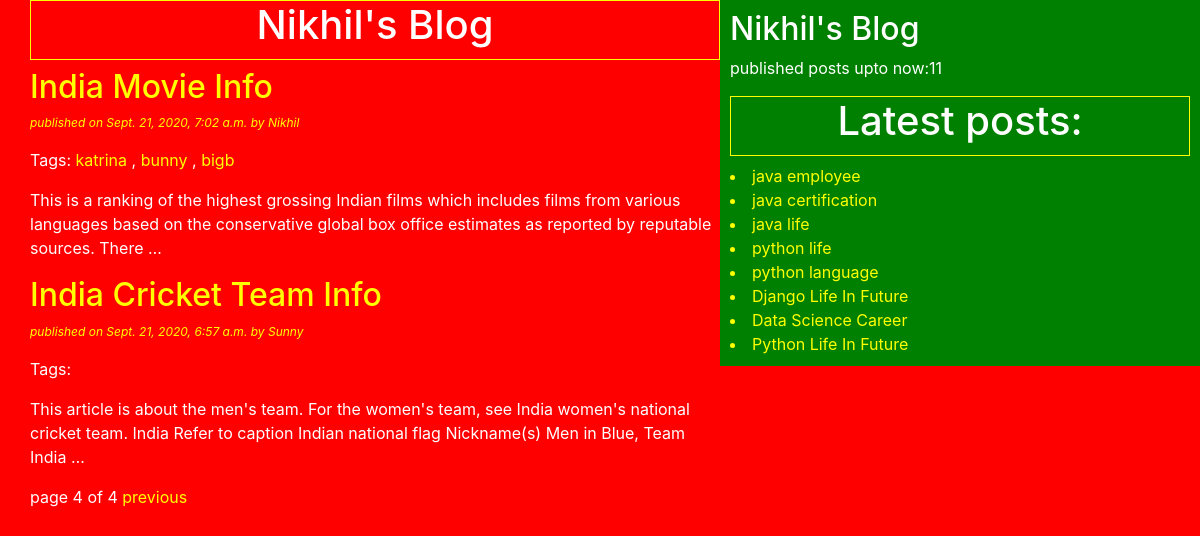
/?page=4, run on the app's committed database.
### blog/models.py (models this page shows, shortened)
class Post(models.Model):
    STATUS_CHOICES=(('draft','Draft'),('published','Published'))
    title=models.CharField(max_length=256)
    slug=models.SlugField(max_length=234,unique=True)
    author=models.ForeignKey(User,related_name='blog_posts',on_delete=models.CASCADE)
    body=models.TextField()
    publish=models.DateTimeField(default=timezone.now)#system time
    created=models.DateTimeField(auto_now_add=True)#post object created time
    updated=models.DateTimeField(auto_now=True)#save method called time(we call save method to update an object)
    status=models.CharField(max_length=11,choices=STATUS_CHOICES,default='draft')
    objects=CustomManager()
    tags=TaggableManager()#Post.tags.all()
    class Meta:
        ordering=('-publish',)
    def get_absolute_url(self):
        return reverse('post_detail',args=[self.publish.year,self.publish.strftime('%m'),self.publish.strftime('%d'),self.slug])

### blog/views.py (the view)
# urls.py: path('',views.post_list_view ),
def post_list_view(request,tag_slug=None):
    post_list=Post.objects.all()#QuerySet
    tag=None
    if tag_slug:#if tag_slug is not None
        tag=get_object_or_404(Tag,slug=tag_slug)
        post_list=post_list.filter(tags__in=[tag])
    paginator=Paginator(post_list,3)
    page_number=request.GET.get('page')
    try:
        pageobj=paginator.page(page_number)#all records in this page_number will come
        print(type(pageobj))#<class 'django.core.paginator.Page'>
    except PageNotAnInteger:
        pageobj=paginator.page(1)#get records of page 1
    except EmptyPage:#if next page is empty
        pageobj=paginator.page(paginator.num_pages)#display last page
    return render(request,'blog/post_list.html',{'pageobj':pageobj,'tag':tag})

### blog/models.py (called while the page is built)
    def get_queryset(self):
        return super().get_queryset()#.filter(status='published')

### blog/templatetags/blog_tags.py (called while the page is built)
@register.simple_tag
def total_posts():
    return Post.objects.count()

@register.inclusion_tag('blog/latestposts123.html')
def show_latest_posts():
    latest_posts=Post.objects.order_by('-publish')[:8]
    return {'latest_posts':latest_posts}

### templates/blog/post_list.html (shortened to what this page needs)
<!DOCTYPE html>
{% extends 'blog/base.html'%}
{%block content%}
<h1>Nikhil's Blog</h1>
{%for post in pageobj%}
<a href="{{post.get_absolute_url}}"> <h2>{{post.title}}</h2> </a>
<p id='date'>published on {{post.publish}} by {{post.author|title}}</p>
<p>Tags:
  {% for tag in post.tags.all%}
  <a href="{% url 'post_list_by_tag_name' tag.slug%}">{{tag.name}}</a>
  {% if not forloop.last%},{%endif%}
  {%endfor%}
</p>
{{post.body|truncatewords:30|linebreaks}}
{%endfor%}
{%include 'blog/pagination.html' with page=pageobj%}
{%endblock%}

### templates/blog/latestposts123.html
{% for post in latest_posts%}
<a href="{{post.get_absolute_url}}"> <li>{{post.title}}</li> </a>
{% endfor%}

### static/css/blog.css (style rules this page uses)
h1 { text-align: center; border: 1px solid yellow; padding-bottom: 10px; }
body { color: white; background: red; }
#date { color: yellow; font-size: 12px; font-style: italic; }
a { color: yellow; }

### data on the page
Post: title "India Movie Info", publish "Sept. 21, 2020, 7:02 a.m.", author "Nikhil", body "This is a ranking of the highest grossing Indian films which includes films from various languages based on the conservative global box office estimates as reported by reputable sources. There …"
Tag: name "katrina"
Tag: name "bunny"
Tag: name "bigb"
Post: title "India Cricket Team Info", publish "Sept. 21, 2020, 6:57 a.m.", author "Sunny", body "This article is about the men's team. For the women's team, see India women's national cricket team. India Refer to caption Indian national flag Nickname(s) Men in Blue, Team India …"
Post: title "java employee"
Post: title "java certification"
Post: title "java life"
Post: title "python life"
Post: title "python language"
Post: title "Django Life In Future"
Post: title "Data Science Career"
Post: title "Python Life In Future"

### other printed values
{{ page.number }} "4"
{{ page.paginator.num_pages }} "4"
